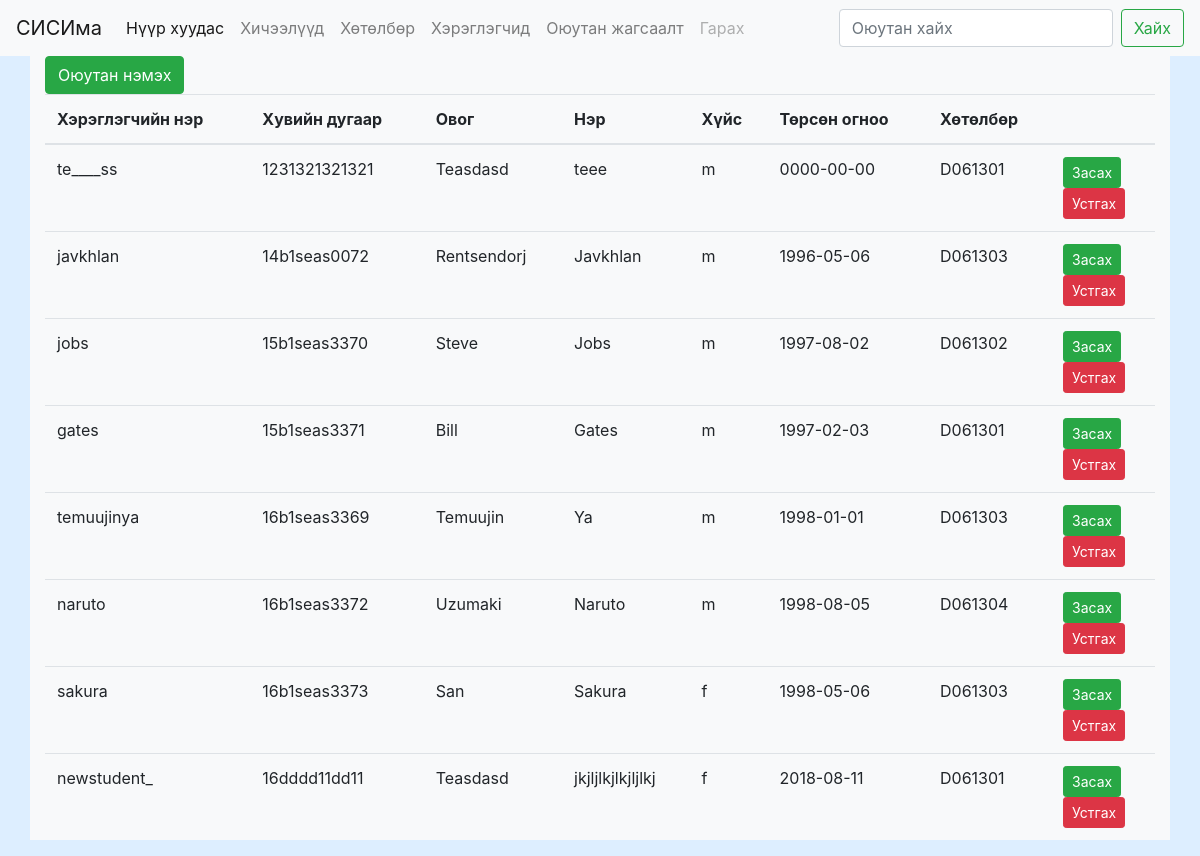
Screenshot of / (signed in) with the database file from the repository.
### tables this page shows
CREATE TABLE `student` (
  `studentID` varchar(15) NOT NULL,
  `userName` varchar(32) NOT NULL,
  `lastName` varchar(20) NOT NULL,
  `firstName` varchar(20) NOT NULL,
  `gender` enum('m','f') NOT NULL,
  `dob` date NOT NULL,
  `programIndex` varchar(8) NOT NULL
);

### include/functions.php (called while the page is built, shortened)
<?php
function findUserRole($username){
    global $pdo;
    $query = "select * from users where userName=:username";
    $query = $pdo->prepare($query);
    $query->bindParam(":username",$username);
    $query->execute();
    $query=$query->fetch();
    return $query["role"];
}
function isAdmin($username){
    if(findUserRole($username)){
        return true;
    }else{
        return false;
    }
}
?>

### list.php (the view, shortened to what this page needs)
<?php
    require_once __DIR__ ."/include/init.php";
    include_once __DIR__."/include/partials/header.php";
    include_once __DIR__."/include/partials/navbar.php";
if(isAdmin($_SESSION['username'])){
    $students="select * from student";
    mysqli_set_charset($db,"utf8");
    $result= mysqli_query($db, $students);
    $render = "<div class='container bg-light'>";
    $render .= "<a class='btn btn-success btn-md' href='./insert.php'>Оюутан нэмэх</a>";
    $render .= "<table class='table table-hover'>
        <thead>
            <tr>
                <th scope='col'>Хэрэглэгчийн нэр</th>
                <th scope='col'>Хувийн дугаар</th>
                <th scope='col'>Овог</th>
                <th scope='col'>Нэр</th>
                <th scope='col'>Хүйс</th>
                <th scope='col'>Төрсөн огноо</th>
                <th scope='col'>Хөтөлбөр</th>
                <th scope='col'></th>
            </tr>
        </thead>";
    while($student = mysqli_fetch_assoc($result)){
        $tempStudent = $student;
        $render.= "<tr>
                <td>{$tempStudent["userName"]}</td>
                <td>{$tempStudent["studentID"]}</td>
                <td>{$tempStudent["lastName"]}</td>
                <td>{$tempStudent["firstName"]}</td>
                <td>{$tempStudent["gender"]}</td>
                <td>{$tempStudent["dob"]}</td>
                <td>{$tempStudent["programIndex"]}</td>
                <td>
                    <form method='get' action='update.php'>
                        <button class='btn btn-success btn-sm' name='s_id' value='{$tempStudent["studentID"]}'>Засах</button>
                    </form>
                    <form method='get' action='delete.php'>
                        <button class='btn btn-danger btn-sm' name='s_id' value='{$tempStudent["studentID"]}'>Устгах</button>
                    </form>
                </td>
            </tr>";
    }
    $render.="</table>
        </div>";
    echo $render;
?>
<?php
    include "./include/partials/footer.php";
}else{
    header("location: ./index.php");
}
?>

### public/style/main.css (style rules this page uses)
body { background-color: #ddeeff; }

### rows the page displays
student: userName "te____ss", studentID "1231321321321", lastName "Teasdasd", firstName "teee", gender "m", dob "0000-00-00", programIndex "D061301"
student: userName "javkhlan", studentID "14b1seas0072", lastName "Rentsendorj", firstName "Javkhlan", gender "m", dob "1996-05-06", programIndex "D061303"
student: userName "jobs", studentID "15b1seas3370", lastName "Steve", firstName "Jobs", gender "m", dob "1997-08-02", programIndex "D061302"
student: userName "gates", studentID "15b1seas3371", lastName "Bill", firstName "Gates", gender "m", dob "1997-02-03", programIndex "D061301"
student: userName "temuujinya", studentID "16b1seas3369", lastName "Temuujin", firstName "Ya", gender "m", dob "1998-01-01", programIndex "D061303"
student: userName "naruto", studentID "16b1seas3372", lastName "Uzumaki", firstName "Naruto", gender "m", dob "1998-08-05", programIndex "D061304"
student: userName "sakura", studentID "16b1seas3373", lastName "San", firstName "Sakura", gender "f", dob "1998-05-06", programIndex "D061303"
student: userName "newstudent_", studentID "16dddd11dd11", lastName "Teasdasd", firstName "jkjljlkjlkjljlkj", gender "f", dob "2018-08-11", programIndex "D061301"
